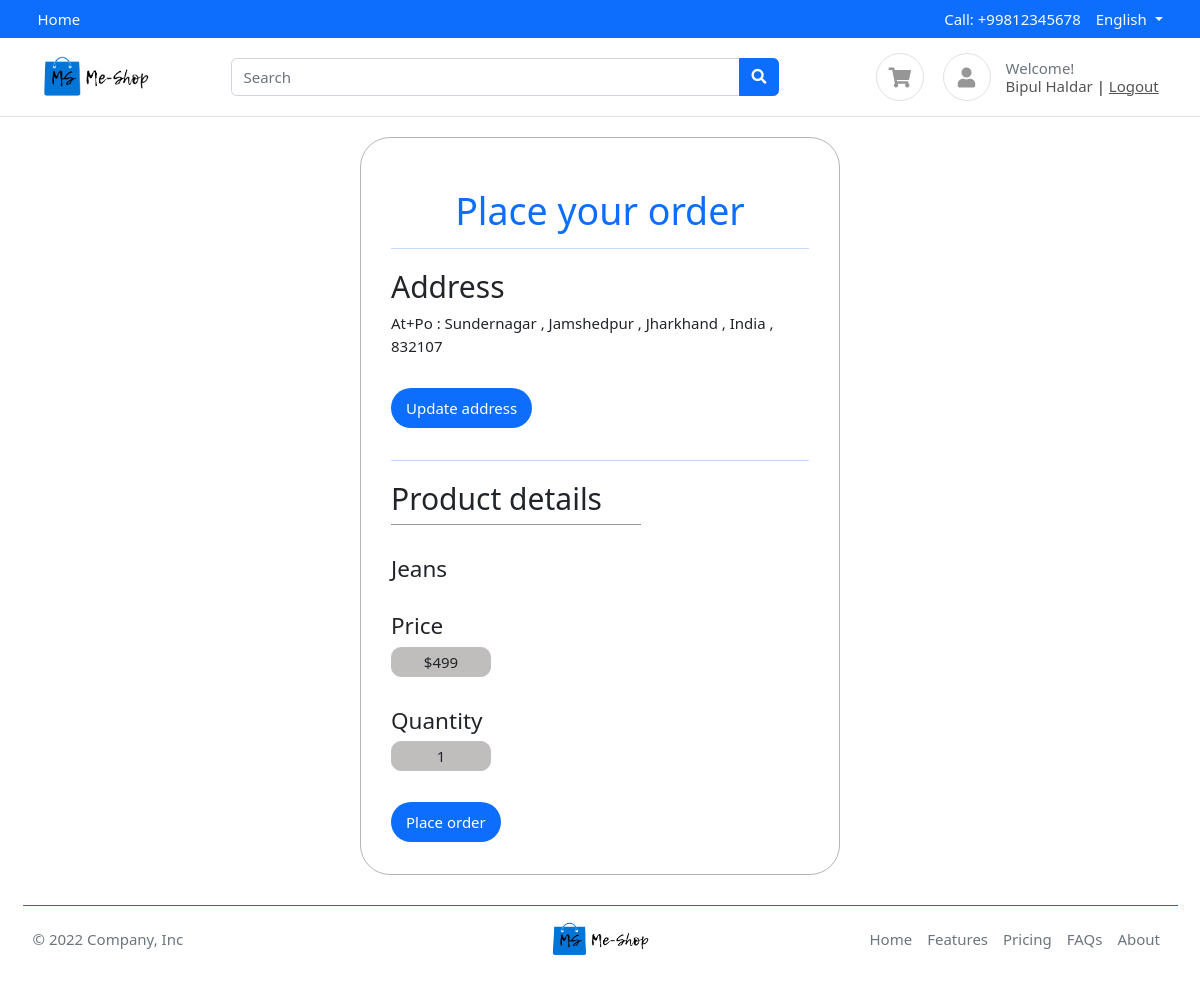
The app's page /accounts/order/896284eefab3426e864c48a9fe3742be/ (signed in) with its own data.
### accounts/models.py (models this page shows, shortened)
class Address(BaseModel):
    user = models.ForeignKey(User, on_delete=models.CASCADE , related_name="address")
    address_name = models.TextField()
    city = models.CharField(max_length=100)
    zipcode = models.IntegerField()
    state = models.CharField(max_length=100)
    country = models.CharField(max_length=100)

### products/models.py (models this page shows, shortened)
class Product(BaseModel):
    product_name = models.CharField(max_length=200)
    category = models.ForeignKey(Category, on_delete=models.CASCADE,related_name='products')
    price = models.IntegerField()
    slug = models.SlugField(unique=True,null=True,blank=True)
    product_description = models.TextField()
    color_variant = models.ManyToManyField(ColorVariant, blank=True)
    size_variant = models.ManyToManyField(SizeVariant , blank=True)

### accounts/views.py (the view)
# urls.py: path('order/<product_uid>/', order , name="order"),
def order(request , product_uid ):
    if request.user.is_authenticated:
        product_item = Product.objects.get(uid=product_uid)
        address_user = Address.objects.filter(user=request.user)
        if address_user:
            address_user = Address.objects.get(user=request.user)
        return render(request, 'accounts/order.html',{'product_item':product_item , 'address_user':address_user})
    else:
        return redirect('login')

### templates/accounts/order.html
{% extends 'base/base.html'%}
{% block body %}
<div class=" order">
    <div class="grid order-g" >
      <div class="g-col-12 text-center order-heading">
        <h1>Place your order</h1>
      </div>
      <hr id="line">
      <div>
        <div class="g-col-12 ">
          <h2>Address</h2>
        </div>
        {% if address_user %}
        <div class="g-col-12">
          <p> {{address_user.address_name}} , {{address_user.city}} , {{address_user.state}} , {{address_user.country}} , {{address_user.zipcode}}</p>
        </div>
        <div class="g-col-12 address-btn">
          <a href="{% url 'address'%}" class=" ">Update address</a>
        </div>
        {% else %}
        <div class="g-col-12 address-btn">
          <a href="{% url 'address'%}" class=" ">Add address</a>
        </div>
        {% endif %}
      </div>
      <hr id="line">
      <div class="product">
        <div class="g-col-12 product-detail">
          <h2>Product details</h2>
        </div>
        <div class="g-col-12 ">
          <h4>{{product_item.product_name}}</h4>
        </div>
        <div class="grid product-price">
            <h4>Price</h4>
            <h6>${{product_item.price}}</h6>
        </div>
        <div class="grid">
          <div class="g-col-6">
            <h4>Quantity</h4>
          </div>
          <div class="g-col-6">
            <h6>1</h6>
          </div>
        </div>
      </div>
      <div class="grid">
        <div class="g-col-12 address-btn">
          <a href="{% url 'confirmorder'%}" class="">Place order</a>
        </div>
      </div>
    </div>
  </div>
{% endblock body %}

### templates/base/base.html (shortened to what this page needs)
<!DOCTYPE HTML>
<html lang="en">
<head>
	<link href="/media/css/bootstrap.css" rel="stylesheet" type="text/css" />
	<link href="/media/fonts/fontawesome/css/all.min.css" type="text/css" rel="stylesheet">
	<link href="/media/css/ui.css" rel="stylesheet" type="text/css" />
	<link href="/media/css/responsive.css" rel="stylesheet" />
	<link rel="stylesheet" href="/media/css/order.css">
	<link rel="stylesheet" href="/media/css/address.css">
	<link href="https://cdn.jsdelivr.net/npm/bootstrap@5.2.0-beta1/dist/css/bootstrap.min.css" rel="stylesheet"
>
</head>
<body>
	<header class="section-header">
		<nav class="navbar navbar-dark navbar-expand p-0 bg-primary">
			<div class="container">
				<ul class="navbar-nav d-none d-md-flex mr-auto">
					<li class="nav-item "><a class="nav-link text-light" href="/">Home</a></li>
				</ul>
				<ul class="navbar-nav">
					<li class="nav-item"><a href="#" class="nav-link text-light"> Call: +99812345678 </a></li>
					<li class="nav-item dropdown">
						<a href="#" class="nav-link dropdown-toggle text-light" data-toggle="dropdown"> English </a>
					</li>
				</ul>
			</div>
		</nav>
		<section class="header-main border-bottom">
			<div class="container">
				<div class="row align-items-center">
					<div class="col-lg-2 col-4">
						<div class="brand-wrap">
							<img class="logo" src="/media/images/mainlogo.png">
						</div>
					</div>
					<div class="col-lg-6 col-sm-12">
						<form action="{% url 'search' %}" class="search">
							<div class="input-group w-100">
								<input type="text" class="form-control" placeholder="Search" name="search">
								<div class="input-group-append">
									<button class="btn btn-primary" type="submit">
										<i class="fa fa-search"></i>
									</button>
								</div>
							</div>
						</form>
					</div>
					<div class="col-lg-4 col-sm-6 col-8">
						<div class="widgets-wrap float-md-right">
							<div class="widget-header  mr-3">
								<a href="{% url 'cart' %}" class="icon icon-sm rounded-circle border"><i
										class="fa fa-shopping-cart"></i></a>
							</div>
							<div class="widget-header icontext">
								<a href="#" class="icon icon-sm rounded-circle border"><i class="fa fa-user"></i></a>
								<div class="text">
									<span class="text-muted">Welcome!</span>
									{% if request.user.is_authenticated %}
									<div>
										<a href="#" style="text-decoration: none; text-transform: capitalize ;">{{request.user.first_name}} {{ request.user.last_name}}</a> |
										<a href="{% url 'logout'%}"> Logout </a>
									</div>
									{% else %}
									<div>
										<a href="{% url 'login'%}">Sign in</a> |
										<a href="{% url 'register'%}"> Register</a>
									</div>
									{% endif %}
								</div>
							</div>
						</div>
					</div>
				</div>
			</div>
		</section>
	</header>
	{% block body %}
	{% endblock body %}
	<div class="mx-4">
		<footer class="d-flex flex-wrap justify-content-between align-items-center py-3 my-2 border-top border-primary">
			<p class="col-md-4 mb-0 text-muted">© 2022 Company, Inc</p>
			<a href="/"
				class="col-md-4 d-flex align-items-center justify-content-center mb-3 mb-md-0 me-md-auto link-dark text-decoration-none">
				<img src="/media/images/mainlogo.png" width="100" height="35" alt="">
			</a>
			<ul class="nav col-md-4 justify-content-end">
				<li class="nav-item"><a href="/" class="nav-link px-2 text-muted">Home</a></li>
				<li class="nav-item"><a href="#" class="nav-link px-2 text-muted">Features</a></li>
				<li class="nav-item"><a href="#" class="nav-link px-2 text-muted">Pricing</a></li>
				<li class="nav-item"><a href="#" class="nav-link px-2 text-muted">FAQs</a></li>
				<li class="nav-item"><a href="#" class="nav-link px-2 text-muted">About</a></li>
			</ul>
		</footer>
	</div>
</body>
</html>

### public/static/css/ui.css (style rules this page uses)
html { font-family: 'Inter', sans-serif; font-size: 15px; }
.icon-xs, .icon-sm, .icon-md, .icon-lg { display: inline-block; text-align: center; flex-shrink: 0; flex-grow: 0; }
.icon-sm { width: 48px; height: 48px; line-height: 48px; font-size: 20px; }
p:last-child { margin-bottom: 0; }
.header-main { position: relative; padding-top: 1rem; padding-bottom: 1rem; }
.brand-wrap .logo, .navbar-brand .logo { margin-right: 7px; max-height: 42px; display: inline-block; }
.widget-header { display: inline-block; vertical-align: middle; position: relative; }
.widget-header a { color: #545454; }
.widget-header i { color: #969696; }
.icontext { display: inline-flex; align-items: center; vertical-align: middle; }
.icontext .text { width: 100%; line-height: 1.2; color: #212529; }
.icontext .icon { position: relative; margin-right: 15px; flex-shrink: 0; flex-grow: 0; }

### public/static/css/order.css (style rules this page uses)
.order { width: 40%; justify-content: center; align-items: center; margin-left: auto; margin-right: auto; margin-top: 20px; margin-bottom: 30px; padding: 30px; padding-bottom: 0px; border: 1px solid rgb(181, 179, 179); border-radius: 30px; }
.order-heading { margin-top: 20px; color: #0d6efd; }
#line { color: #0d6efd; margin-bottom: 20px; }
.address-btn { margin-top: 40px; margin-bottom: 40px; }
.address-btn a { color: white; background-color: #0d6efd; width: 100%; text-decoration: none; padding: 10px; padding-left: 15px; padding-right: 15px; border-radius: 20px; }
.product { margin-top: 20px; margin-bottom: 20px; }
.product-detail { border-bottom: 1px solid rgb(153, 149, 149); width: 250px; margin-bottom: 20px; }
.product h4 { margin-top: 30px; }
.product h6 { border: 1px solid rgb(193, 191, 191); width: 100px; padding: 5px; border-radius: 10px; background-color: rgb(192, 189, 189); text-align: center; }

### records on screen
Address: address_name "At+Po : Sundernagar", city "Jamshedpur", state "Jharkhand", country "India", zipcode "832107"
Product: product_name "Jeans", price "499"

### other values on screen
{{ request.user.first_name }} "Bipul"
{{ request.user.last_name }} "Haldar"
